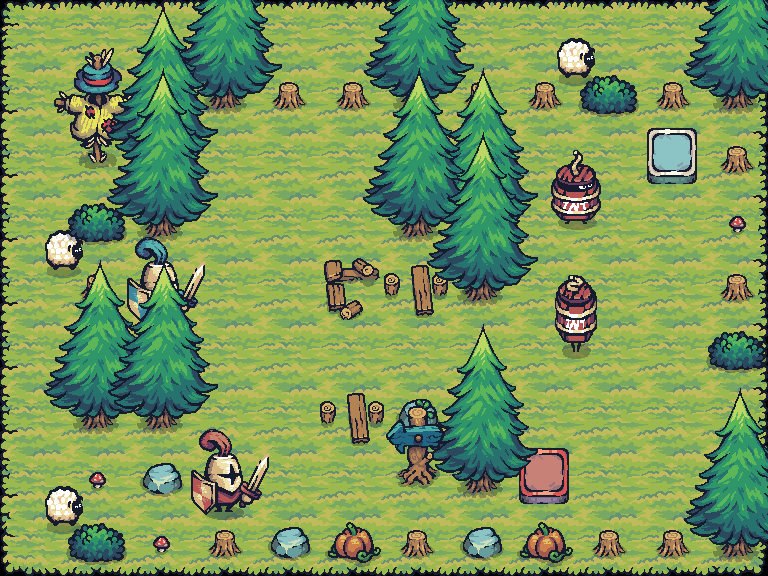

Tiled map render using the project's own tile images. Description and the whole map definition, tile-layer contents included, below:
An orthogonal 12x9 tile map with 64x64 px tiles, 10 tile layers (GameGrid, above, outisde, here, ...), 15 tilesets.

<map version="1.10" tiledversion="1.11.0" orientation="orthogonal" renderorder="right-down" width="12" height="9" tilewidth="64" tileheight="64" infinite="0" nextlayerid="11" nextobjectid="1">
 <tileset firstgid="1" source="Terrain.tsx" />
 <tileset firstgid="41" source="Tree.tsx" />
 <tileset firstgid="149" source="17.tsx" />
 <tileset firstgid="151" source="06.tsx" />
 <tileset firstgid="152" source="Bridge_All.tsx" />
 <tileset firstgid="164" source="Button_Red.tsx" />
 <tileset firstgid="165" source="Button_Blue.tsx" />
 <tileset firstgid="166" source="Warrior_Red.tsx" />
 <tileset firstgid="598" source="Warrior_Blue.tsx" />
 <tileset firstgid="1030" source="Barrel_Red.tsx" />
 <tileset firstgid="1174" source="09.tsx" />
 <tileset firstgid="1175" source="18.tsx" />
 <tileset firstgid="1184" source="01.tsx" />
 <tileset firstgid="1185" source="13.tsx" />
 <tileset firstgid="1186" source="HappySheep_All.tsx" />
 <layer id="1" name="GameGrid" width="12" height="9">
  <data encoding="csv">
1,2,2,2,2,2,2,2,2,2,2,3,
11,12,12,12,12,12,12,12,12,12,12,13,
11,12,12,12,12,12,12,12,12,12,12,13,
11,12,12,12,12,12,12,12,12,12,12,13,
11,12,12,12,12,12,12,12,12,12,12,13,
11,12,12,12,12,12,12,12,12,12,12,13,
11,12,12,12,12,12,12,12,12,12,12,13,
11,12,12,12,12,12,12,12,12,12,12,13,
21,22,22,22,22,22,22,22,22,22,22,23
</data>
 </layer>
 <layer id="10" name="above" width="12" height="9">
  <data encoding="csv">
0,0,0,0,0,0,0,0,0,0,0,0,
0,0,0,0,0,0,0,0,0,0,0,0,
0,0,0,0,0,0,0,0,0,0,0,0,
0,0,0,0,0,0,0,0,0,0,0,0,
0,0,0,0,0,0,0,0,0,0,0,0,
0,0,0,0,0,0,0,0,0,0,0,0,
0,0,0,0,0,0,0,0,0,0,0,0,
0,0,0,0,0,0,0,0,0,0,0,0,
0,0,0,0,0,0,0,0,0,0,0,0
</data>
 </layer>
 <layer id="8" name="outisde" width="12" height="9">
  <data encoding="csv">
0,0,56,57,58,56,57,58,1220,1221,56,57,
0,0,68,69,70,68,69,70,1236,1237,68,69,
0,0,0,0,0,0,0,0,0,0,0,0,
1220,1221,0,0,0,0,0,0,0,0,0,0,
1236,1237,0,0,0,0,0,0,0,0,0,0,
0,0,0,0,0,0,0,0,0,0,0,0,
0,0,0,0,0,0,0,0,0,0,44,45,
1220,1221,0,0,0,0,0,0,0,0,56,57,
1236,1237,0,0,0,0,0,0,0,0,68,69
</data>
 </layer>
 <layer id="9" name="here" width="12" height="9">
  <data encoding="csv">
0,0,0,0,0,0,0,0,0,0,0,0,
0,0,0,0,138,138,0,138,138,0,138,0,
0,0,0,0,0,0,0,0,0,0,0,138,
0,0,0,0,0,0,0,0,0,0,0,1184,
0,138,0,0,0,0,0,0,0,0,0,138,
0,0,0,0,0,0,0,0,0,0,0,1174,
0,0,0,0,0,0,0,0,0,0,0,0,
0,1184,0,0,0,0,0,0,0,0,0,0,
0,0,1184,1184,0,0,0,0,0,0,0,0
</data>
 </layer>
 <layer id="7" name="outside" width="12" height="9">
  <data encoding="csv">
1175,1176,1177,0,0,0,0,0,0,0,0,0,
1178,1179,1180,0,0,0,0,0,0,1174,0,0,
1181,1182,1183,0,0,0,0,0,0,0,0,0,
0,1174,0,0,0,0,0,0,0,0,0,0,
44,45,46,0,0,0,0,0,0,0,0,0,
56,57,58,0,0,0,0,0,0,0,0,0,
68,69,70,0,0,0,0,0,0,0,0,0,
0,0,0,0,0,0,0,0,0,0,0,0,
0,1174,0,138,138,1185,138,138,1185,138,138,0
</data>
 </layer>
 <layer id="6" name="middle" width="12" height="9">
  <data encoding="csv">
0,0,0,0,0,0,0,0,0,0,0,0,
0,0,0,0,0,0,0,0,0,0,0,0,
0,0,0,0,0,0,0,0,0,0,165,0,
0,601,602,603,0,0,0,0,0,0,0,0,
0,619,620,621,0,0,0,0,0,0,0,0,
0,637,638,639,0,0,0,0,0,0,0,0,
0,0,169,170,171,0,0,0,0,0,0,0,
0,0,187,188,189,0,0,0,0,0,0,0,
0,0,205,206,207,0,0,0,0,0,0,0
</data>
 </layer>
 <layer id="2" name="Tree-Level-1" width="12" height="9">
  <data encoding="csv">
0,41,42,43,0,0,0,0,0,0,0,0,
0,53,54,55,0,0,41,42,43,0,0,0,
0,65,66,67,0,0,53,54,55,0,0,0,
0,0,0,0,0,0,65,66,67,0,0,0,
0,44,45,46,0,0,0,0,0,0,0,0,
0,56,57,58,0,0,0,0,0,0,0,0,
0,68,69,70,0,0,0,151,0,0,0,0,
0,0,151,0,0,0,0,0,164,0,0,0,
0,0,0,0,0,0,0,0,0,0,0,0
</data>
 </layer>
 <layer id="5" name="middle layer" width="12" height="9">
  <data encoding="csv">
0,0,0,0,0,0,0,0,0,0,0,0,
0,0,0,0,0,47,48,49,0,0,0,0,
0,0,0,0,0,59,60,61,0,0,0,0,
0,0,0,0,0,71,72,73,0,0,0,0,
0,0,0,0,0,0,0,0,0,0,0,0,
0,0,0,0,0,0,47,48,49,0,0,0,
0,0,0,0,0,0,59,60,61,0,0,0,
0,0,0,0,0,0,71,72,73,0,0,0,
0,0,0,0,151,0,0,151,0,0,0,0
</data>
 </layer>
 <layer id="4" name="Tree-Level-3" width="12" height="9">
  <data encoding="csv">
0,0,0,0,0,0,0,0,0,0,0,0,
0,0,0,0,0,41,0,43,0,0,0,0,
0,0,0,0,0,0,0,0,1062,1063,0,0,
0,0,0,0,0,0,0,149,1074,1075,0,0,
0,0,0,0,0,159,156,150,1056,1057,0,0,
0,0,0,0,0,0,0,0,1068,1069,0,0,
0,0,0,0,0,156,151,0,0,0,0,0,
0,0,0,0,0,0,0,0,0,0,0,0,
0,0,0,0,0,0,0,0,0,0,0,0
</data>
 </layer>
 <layer id="3" name="Tree-Level-2" width="12" height="9">
  <data encoding="csv">
0,0,0,0,0,0,0,0,0,0,0,0,
0,41,42,43,0,0,0,0,0,0,0,0,
0,53,54,55,0,0,41,42,43,0,0,0,
0,65,66,67,0,0,53,54,55,0,0,0,
0,0,0,0,0,0,65,66,67,0,0,0,
0,0,0,0,0,0,0,0,0,0,0,0,
0,0,0,0,0,0,149,0,0,0,0,0,
0,0,0,0,0,0,150,0,0,0,0,0,
0,0,0,0,0,0,0,0,0,0,0,0
</data>
 </layer>
</map>
